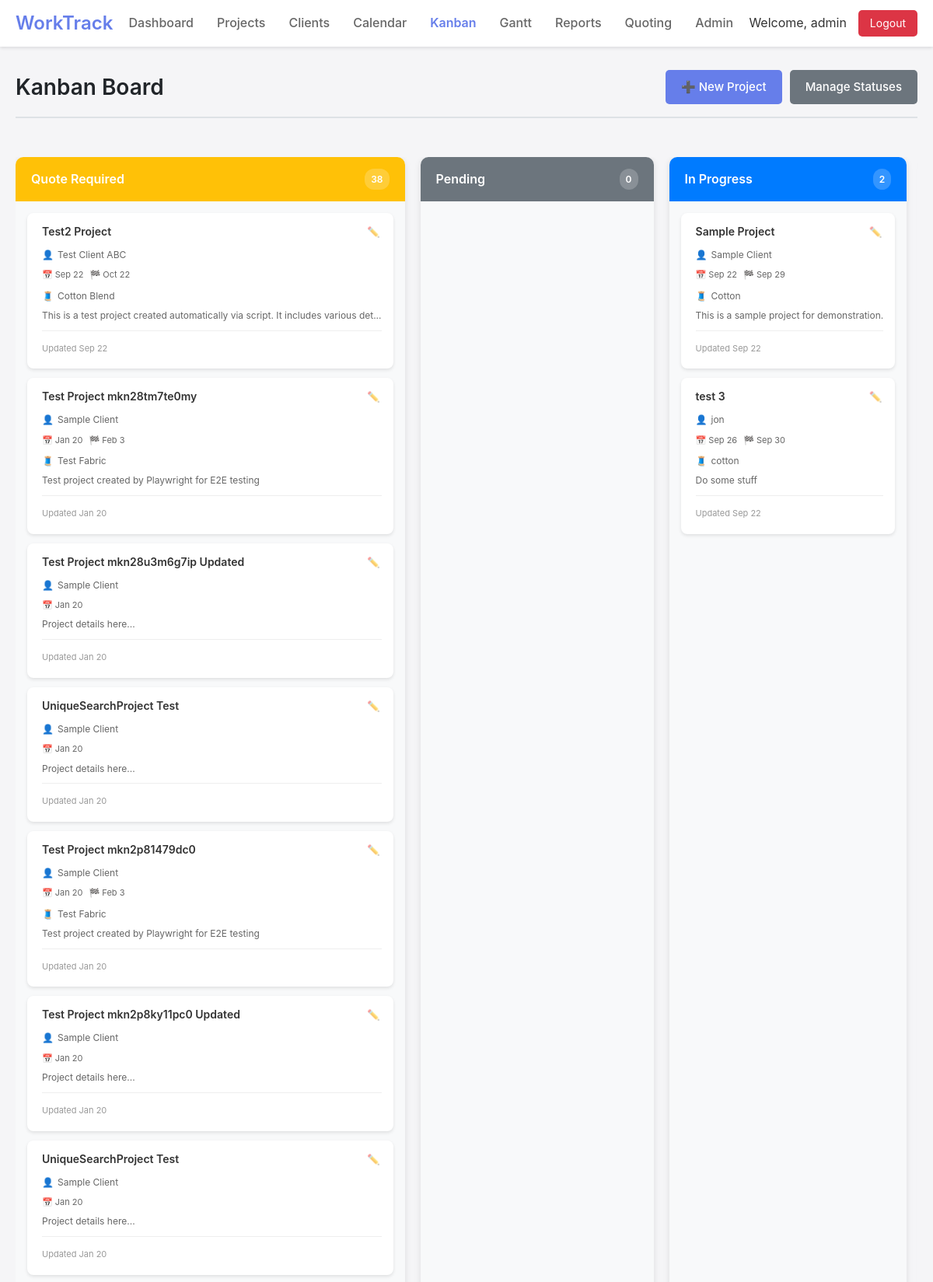
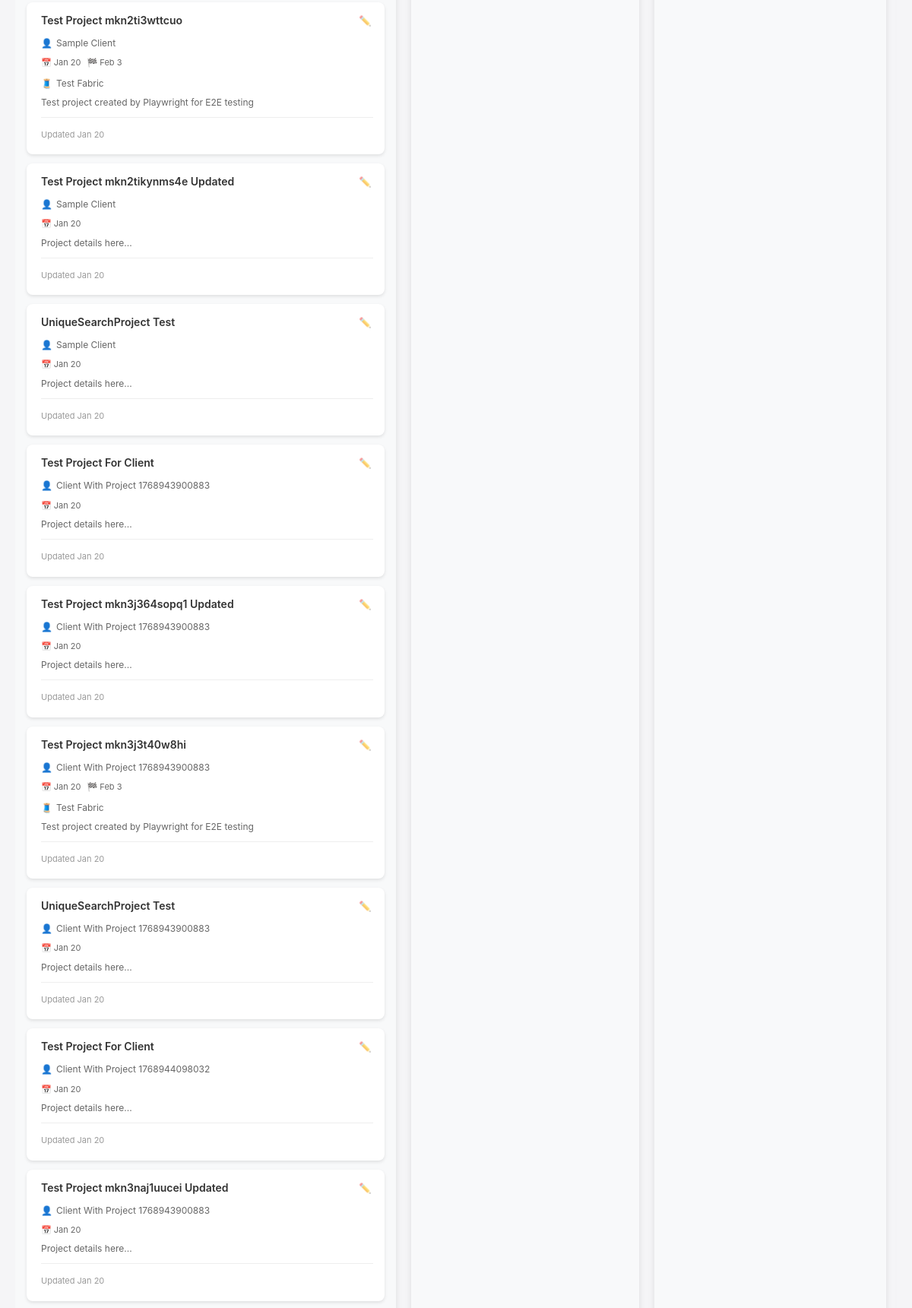
Screenshot of /kanban.php (signed in, upper part) with the database file from the repository (2 pictures, top to bottom).
### tables this page shows
CREATE TABLE project_statuses (
    id INTEGER PRIMARY KEY AUTOINCREMENT,
    name TEXT NOT NULL,
    color TEXT DEFAULT '#007bff',
    sort_order INTEGER DEFAULT 0,
    is_active BOOLEAN DEFAULT 1
);

CREATE TABLE projects (
    id INTEGER PRIMARY KEY AUTOINCREMENT,
    title TEXT NOT NULL,
    details TEXT,
    client_id INTEGER REFERENCES clients(id),
    start_date DATE,
    completion_date DATE,
    status_id INTEGER REFERENCES project_statuses(id),
    created_date DATETIME DEFAULT CURRENT_TIMESTAMP,
    fabric TEXT,
    created_by INTEGER REFERENCES users(id),
    updated_by INTEGER REFERENCES users(id),
    updated_at DATETIME DEFAULT CURRENT_TIMESTAMP,
    template_id INTEGER REFERENCES project_templates(id)
);

CREATE TABLE clients (
    id INTEGER PRIMARY KEY AUTOINCREMENT,
    name TEXT NOT NULL,
    address TEXT,
    phone TEXT,
    email TEXT,
    remarks TEXT,
    created_at DATETIME DEFAULT CURRENT_TIMESTAMP,
    updated_at DATETIME DEFAULT CURRENT_TIMESTAMP,
    created_by INTEGER REFERENCES users(id),
    updated_by INTEGER REFERENCES users(id)
);

### includes/db.php (called while the page is built, shortened)
<?php
class Database {
    private static $instance = null;
    private $conn;
    private function __construct() {
        try {
            $this->conn = new PDO('sqlite:' . DB_PATH);
            $this->conn->setAttribute(PDO::ATTR_ERRMODE, PDO::ERRMODE_EXCEPTION);
            $this->conn->setAttribute(PDO::ATTR_DEFAULT_FETCH_MODE, PDO::FETCH_ASSOC);
            $this->conn->exec('PRAGMA foreign_keys = ON');
        } catch (PDOException $e) {
            die("Connection failed: " . $e->getMessage());
        }
    }
    public static function getInstance() {
        if (!self::$instance) {
            self::$instance = new Database();
        }
        return self::$instance;
    }
    public function query($sql, $params = []) {
        try {
            $stmt = $this->conn->prepare($sql);
            $stmt->execute($params);
            return $stmt;
        } catch (PDOException $e) {
            if (DEBUG_MODE) {
                throw $e;
            }
            error_log($e->getMessage());
            return false;
        }
    }
    public function fetchAll($sql, $params = []) {
        $stmt = $this->query($sql, $params);
        return $stmt ? $stmt->fetchAll() : [];
    }
    public function fetchOne($sql, $params = []) {
        $stmt = $this->query($sql, $params);
        return $stmt ? $stmt->fetch() : null;
    }
}
?>

### includes/models/ProjectStatus.php (called while the page is built, shortened)
<?php
require_once dirname(__DIR__) . '/db.php';
class ProjectStatus {
    private $db;
    public function __construct() {
        $this->db = Database::getInstance();
    }
    public function getAll($includeInactive = false) {
        $sql = "SELECT * FROM project_statuses";
        if (!$includeInactive) {
            $sql .= " WHERE is_active = 1";
        }
        $sql .= " ORDER BY sort_order ASC";
        return $this->db->fetchAll($sql);
    }
}

### includes/models/Settings.php (called while the page is built, shortened)
<?php
require_once dirname(__DIR__) . '/db.php';
class Settings {
    private $db;
    public function __construct() {
        $this->db = Database::getInstance();
        $this->ensureTableExists();
    }
    private function ensureTableExists(): void {
        $this->db->query("
            CREATE TABLE IF NOT EXISTS settings (
                id INTEGER PRIMARY KEY AUTOINCREMENT,
                setting_key TEXT NOT NULL UNIQUE,
                setting_value TEXT,
                updated_at DATETIME DEFAULT CURRENT_TIMESTAMP,
                updated_by INTEGER REFERENCES users(id)
            )
        ");
        $this->db->query("
            INSERT OR IGNORE INTO settings (setting_key, setting_value)
            VALUES ('kanban_hide_completed', '0')
        ");
    }
    public function get(string $key, string $default = ''): string {
        $result = $this->db->fetchOne(
            "SELECT setting_value FROM settings WHERE setting_key = :key",
            ['key' => $key]
        );
        return $result ? $result['setting_value'] : $default;
    }
}

### includes/models/Project.php (called while the page is built, shortened)
<?php
require_once dirname(__DIR__) . '/db.php';
class Project {
    private $db;
    public function __construct() {
        $this->db = Database::getInstance();
    }
    public function getByStatus($statusId) {
        return $this->db->fetchAll("
            SELECT p.*, c.name as client_name, ps.color as status_color
            FROM projects p
            LEFT JOIN clients c ON p.client_id = c.id
            LEFT JOIN project_statuses ps ON p.status_id = ps.id
            WHERE p.status_id = :status_id
            ORDER BY p.start_date ASC
        ", ['status_id' => $statusId]);
    }
}

### kanban.php (the view, shortened to what this page needs)
<?php
require_once 'includes/header.php';
require_once 'includes/models/Project.php';
require_once 'includes/models/ProjectStatus.php';
require_once 'includes/models/Settings.php';
$projectModel = new Project();
$statusModel = new ProjectStatus();
$settingsModel = new Settings();
$statuses = $statusModel->getAll();
$statuses = array_filter($statuses, function($status) use ($settingsModel) {
    return $settingsModel->get('kanban_status_visible_' . $status['id'], '1') === '1';
});
$projectsByStatus = [];
foreach ($statuses as $status) {
    $projectsByStatus[$status['id']] = $projectModel->getByStatus($status['id']);
}
?>
<div class="page-header">
    <h1 class="page-title">Kanban Board</h1>
    <div class="page-actions">
        <a href="projects.php?action=new" class="btn btn-primary">➕ New Project</a>
        <a href="status.php" class="btn btn-secondary">Manage Statuses</a>
    </div>
</div>
<div class="kanban-container">
    <div class="kanban-board">
        <?php foreach ($statuses as $status): ?>
            <div class="kanban-column" data-status-id="<?php echo $status['id']; ?>">
                <div class="column-header" style="background: <?php echo $status['color']; ?>;">
                    <h3 class="column-title"><?php echo htmlspecialchars($status['name']); ?></h3>
                    <div class="column-count"><?php echo count($projectsByStatus[$status['id']]); ?></div>
                </div>
                <div class="column-body" data-status-id="<?php echo $status['id']; ?>">
                    <?php foreach ($projectsByStatus[$status['id']] as $project): ?>
                        <div class="project-card"
                             data-project-id="<?php echo $project['id']; ?>"
                             data-status-id="<?php echo $project['status_id']; ?>"
                             draggable="true">
                            <div class="card-header">
                                <h4 class="card-title"><?php echo htmlspecialchars($project['title']); ?></h4>
                                <div class="card-actions">
                                    <button onclick="editProject(<?php echo $project['id']; ?>)" class="btn-icon">✏️</button>
                                </div>
                            </div>
                            <div class="card-body">
                                <?php if ($project['client_name']): ?>
                                    <div class="card-client">
                                        <span class="client-icon">👤</span>
                                        <?php echo htmlspecialchars($project['client_name']); ?>
                                    </div>
                                <?php endif; ?>
                                <?php if ($project['start_date'] || $project['completion_date']): ?>
                                    <div class="card-dates">
                                        <?php if ($project['start_date']): ?>
                                            <span class="date-start">📅 <?php echo date('M j', strtotime($project['start_date'])); ?></span>
                                        <?php endif; ?>
                                        <?php if ($project['completion_date']): ?>
                                            <span class="date-end">🏁 <?php echo date('M j', strtotime($project['completion_date'])); ?></span>
                                        <?php endif; ?>
                                    </div>
                                <?php endif; ?>
                                <?php if ($project['fabric']): ?>
                                    <div class="card-fabric">
                                        <span class="fabric-icon">🧵</span>
                                        <?php echo htmlspecialchars($project['fabric']); ?>
                                    </div>
                                <?php endif; ?>
                                <?php if ($project['details']): ?>
                                    <div class="card-details">
                                        <?php echo htmlspecialchars(substr($project['details'], 0, 80) . (strlen($project['details']) > 80 ? '...' : '')); ?>
                                    </div>
                                <?php endif; ?>
                            </div>
                            <div class="card-footer">
                                <small class="text-muted">
                                    Updated <?php echo date('M j', strtotime($project['updated_at'])); ?>
                                </small>
                            </div>
                        </div>
                    <?php endforeach; ?>
                </div>
            </div>
        <?php endforeach; ?>
    </div>
</div>
<?php require_once 'includes/footer.php'; ?>

### public/css/style.css (style rules this page uses)
* { margin: 0; padding: 0; box-sizing: border-box; }
body { font-family: -apple-system, BlinkMacSystemFont, "Segoe UI", Roboto, "Helvetica Neue", Arial, sans-serif; background: #f5f5f7; color: #333; line-height: 1.6; }
.card-title { font-size: 20px; font-weight: 600; margin-bottom: 5px; }
.btn { padding: 10px 20px; border: none; border-radius: 5px; font-size: 15px; font-weight: 500; cursor: pointer; transition: all 0.3s; text-decoration: none; display: inline-block; }
.btn-primary { background: #667eea; color: white; }
.btn-secondary { background: #6c757d; color: white; }
.page-header { margin-bottom: 30px; padding-bottom: 15px; border-bottom: 2px solid #dee2e6; display: flex; justify-content: space-between; align-items: center; }
.page-title { font-size: 28px; font-weight: 600; color: #212529; }
.page-actions { display: flex; gap: 10px; }

### kanban.php (style rules this page uses)
.kanban-container { position: relative; left: 50%; right: 50%; margin-left: -50vw; margin-right: -50vw; width: 100vw; padding: 20px; }
.kanban-board { display: flex; gap: 20px; overflow-x: auto; padding-bottom: 20px; }
.kanban-column { background: #f8f9fa; border-radius: 10px; min-width: 300px; flex-shrink: 0; box-shadow: 0 2px 8px rgba(0,0,0,0.1); }
.column-header { padding: 15px 20px; border-radius: 10px 10px 0 0; color: white; display: flex; justify-content: space-between; align-items: center; }
.column-title { font-size: 16px; font-weight: 600; margin: 0; }
.column-count { background: rgba(255,255,255,0.2); padding: 4px 8px; border-radius: 12px; font-size: 12px; font-weight: 600; }
.column-body { padding: 15px; min-height: 500px; display: flex; flex-direction: column; gap: 12px; }
.project-card { background: white; border-radius: 8px; padding: 15px; box-shadow: 0 2px 4px rgba(0,0,0,0.1); cursor: pointer; transition: all 0.3s; border-left: 4px solid transparent; }
.card-header { display: flex; justify-content: space-between; align-items: flex-start; margin-bottom: 10px; }
.card-title { font-size: 14px; font-weight: 600; margin: 0; color: #333; line-height: 1.3; }
.card-actions { display: flex; gap: 5px; }
.btn-icon { background: none; border: none; padding: 2px; cursor: pointer; opacity: 0.6; transition: opacity 0.3s; }
.card-body { margin-bottom: 10px; }
.card-client { display: flex; align-items: center; gap: 5px; font-size: 12px; color: #666; margin-bottom: 8px; }
.card-dates { display: flex; flex-wrap: wrap; gap: 8px; font-size: 11px; color: #666; margin-bottom: 8px; }
.card-fabric { display: flex; align-items: center; gap: 5px; font-size: 12px; color: #666; margin-bottom: 8px; }
.card-details { font-size: 12px; color: #666; line-height: 1.4; margin-bottom: 8px; }
.card-footer { border-top: 1px solid #eee; padding-top: 8px; }
.text-muted { color: #999; font-size: 11px; }

### rows the page displays
project_statuses: name "Quote Required", id "38"
projects: title "Test2 Project", client.name "Test Client ABC", start_date "Sep 22", completion_date "Oct 22", fabric "Cotton Blend", details "This is a test project created automatically via script. It includes various det...", updated_at "Sep 22"
projects: title "Test Project mkn28tm7te0my", client.name "Sample Client", start_date "Jan 20", completion_date "Feb 3", fabric "Test Fabric", details "Test project created by Playwright for E2E testing", updated_at "Jan 20"
projects: title "Test Project mkn28u3m6g7ip Updated", client.name "Sample Client", start_date "Jan 20", details "Project details here...", updated_at "Jan 20"
projects: title "UniqueSearchProject Test", client.name "Sample Client", start_date "Jan 20", details "Project details here...", updated_at "Jan 20"
projects: title "Test Project mkn2p81479dc0", client.name "Sample Client", start_date "Jan 20", completion_date "Feb 3", fabric "Test Fabric", details "Test project created by Playwright for E2E testing", updated_at "Jan 20"
projects: title "Test Project mkn2p8ky11pc0 Updated", client.name "Sample Client", start_date "Jan 20", details "Project details here...", updated_at "Jan 20"
projects: title "UniqueSearchProject Test", client.name "Sample Client", start_date "Jan 20", details "Project details here...", updated_at "Jan 20"
projects: title "Test Project mkn2ti3wttcuo", client.name "Sample Client", start_date "Jan 20", completion_date "Feb 3", fabric "Test Fabric", details "Test project created by Playwright for E2E testing", updated_at "Jan 20"
projects: title "Test Project mkn2tikynms4e Updated", client.name "Sample Client", start_date "Jan 20", details "Project details here...", updated_at "Jan 20"
projects: title "UniqueSearchProject Test", client.name "Sample Client", start_date "Jan 20", details "Project details here...", updated_at "Jan 20"
projects: title "Test Project For Client", client.name "Client With Project 1768943900883", start_date "Jan 20", details "Project details here...", updated_at "Jan 20"
projects: title "Test Project mkn3j364sopq1 Updated", client.name "Client With Project 1768943900883", start_date "Jan 20", details "Project details here...", updated_at "Jan 20"
projects: title "Test Project mkn3j3t40w8hi", client.name "Client With Project 1768943900883", start_date "Jan 20", completion_date "Feb 3", fabric "Test Fabric", details "Test project created by Playwright for E2E testing", updated_at "Jan 20"
projects: title "UniqueSearchProject Test", client.name "Client With Project 1768943900883", start_date "Jan 20", details "Project details here...", updated_at "Jan 20"
projects: title "Test Project For Client", client.name "Client With Project 1768944098032", start_date "Jan 20", details "Project details here...", updated_at "Jan 20"
projects: title "Test Project mkn3naj1uucei Updated", client.name "Client With Project 1768943900883", start_date "Jan 20", details "Project details here...", updated_at "Jan 20"
project_statuses: name "Pending", id "0"
project_statuses: name "In Progress", id "2"
projects: title "Sample Project", client.name "Sample Client", start_date "Sep 22", completion_date "Sep 29", fabric "Cotton", details "This is a sample project for demonstration.", updated_at "Sep 22"
projects: title "test 3", client.name "jon", start_date "Sep 26", completion_date "Sep 30", fabric "cotton", details "Do some stuff", updated_at "Sep 22"

### other values shown
SITE_NAME "WorkTrack"
Auth::getCurrentUsername() "admin"
